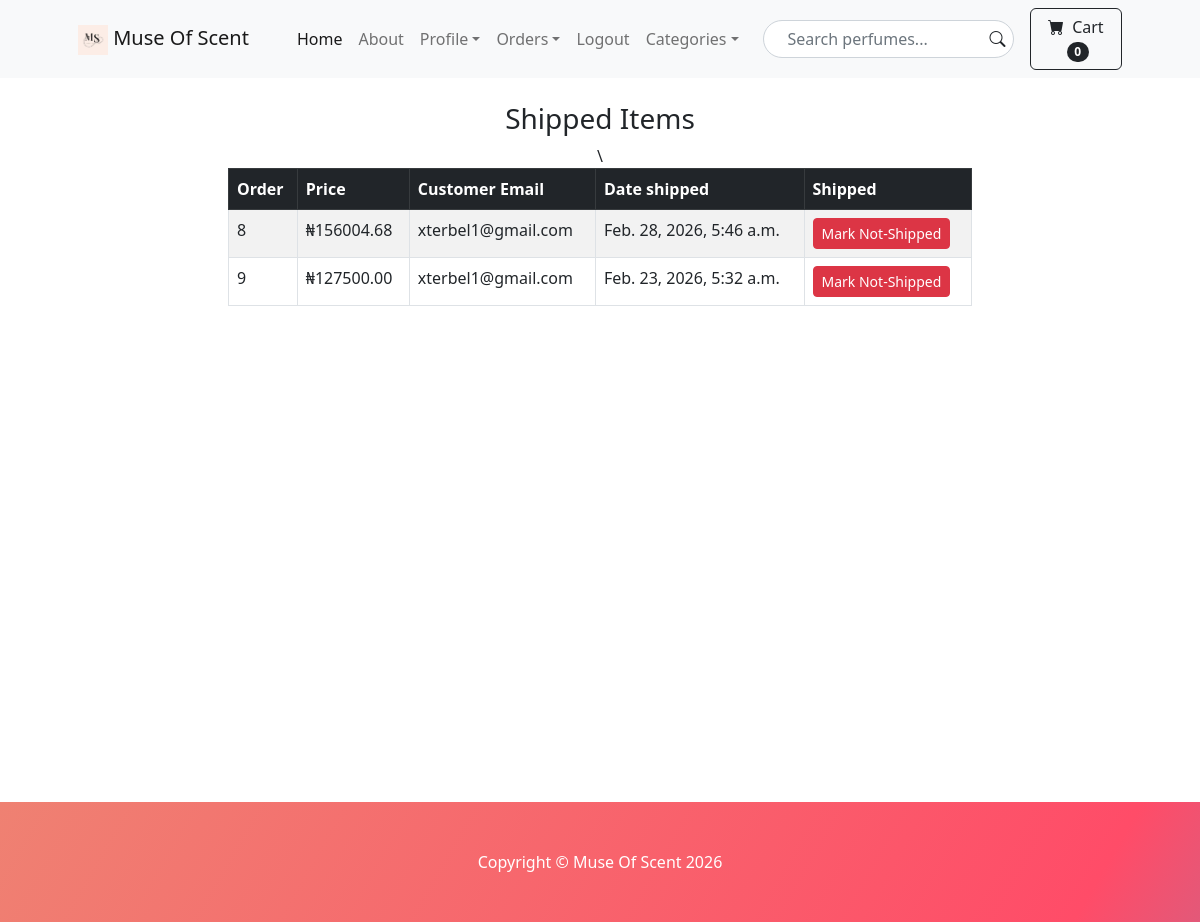
The page /payment/shipped_dash/ (signed in) on the database its author committed.
### payment/models.py (models this page shows, shortened)
class Order(models.Model):
	user = models.ForeignKey(User, on_delete=models.CASCADE, null=True, blank=True)
	full_name = models.CharField(max_length=255)
	email = models.EmailField(max_length=255)
	shipping_address = models.TextField(max_length=15000)
	amount_paid = models.DecimalField(max_digits=8, decimal_places=2)
	date_ordered = models.DateTimeField(auto_now_add=True)
	shipped = models.BooleanField(default=False)
	date_shipped = models.DateTimeField(blank=True, null=True)

### payment/views.py (the view, shortened to what this page needs)
# urls.py: path('shipped_dash/', views.shipped_dash, name='shipped_dash'),
def shipped_dash(request):
	if request.user.is_authenticated and request.user.is_superuser:
		orders = Order.objects.filter(shipped=True)
		return render(request, "payment/shipped_dash.html", {"orders":orders})
	else:
		return redirect('/?auth=billing_error')

### cart/cart.py (called while the page is built)
	def __len__(self):
		return len(self.cart)

### cart/context_processors.py (called while the page is built)
def cart(request):
	return {'cart':Cart(request)}

### payment/templates/payment/shipped_dash.html (shortened to what this page needs)
{% extends 'base.html' %}
{% block content %}
        <div class="container">
                <div class="row">
        		<center>
        			<div class="col-8">
        				<br>
        			        <h3>Shipped Items</h3>
                                       <table class="table table-striped table-hover table-bordered">
                                          <thead class="table-dark">
                                            <tr>
                                              <th scope="col">Order</th>
                                              <th scope="col">Price</th>
                                              <th scope="col">Customer Email</th>
                                              <th scope="col">Date shipped</th>
                                              \<th scope="col">Shipped</th>
                                            </tr>
                                          </thead>
                                          <tbody>
                                            {%  for item in orders %}
                                            <tr
                                              data-href="{% url 'orders' item.id %}"
                                              style="cursor:pointer;"
                                              onmouseover="this.style.backgroundColor='#f2f2f2'"
                                              onmouseout="this.style.backgroundColor=''"
                                              onclick="window.location=this.dataset.href;"
                                            >
                                              <td>{{ item.id }}</td>
                                              <td>₦{{ item.amount_paid }}</td>
                                              <td>{{ item.email }}</td>
                                              <td>{{ item.date_shipped }}</td>
                                              <td>
                                                <form method="POST">
                                                  <button type="submit" class="btn btn-danger btn-sm">Mark Not-Shipped</button>
                                                </form>
                                              </td>
                                            </tr>
                                            {%  endfor %}
                                          </tbody>
                                        </table>
					<br>
                                        <br>
                        <br><br><br><br><br><br><br><br><br><br><br><br><br><br><br><br><br><br>
        			</div>
        		</center>
                </div>
        </div>
{% endblock %}

### rows shown on the page
Order: id "8", amount_paid "156004.68", email "xterbel1@gmail.com", date_shipped "Feb. 28, 2026, 5:46 a.m."
Order: id "9", amount_paid "127500.00", email "xterbel1@gmail.com", date_shipped "Feb. 23, 2026, 5:32 a.m."

### other values the page prints
{{ cart|length }} "0"
